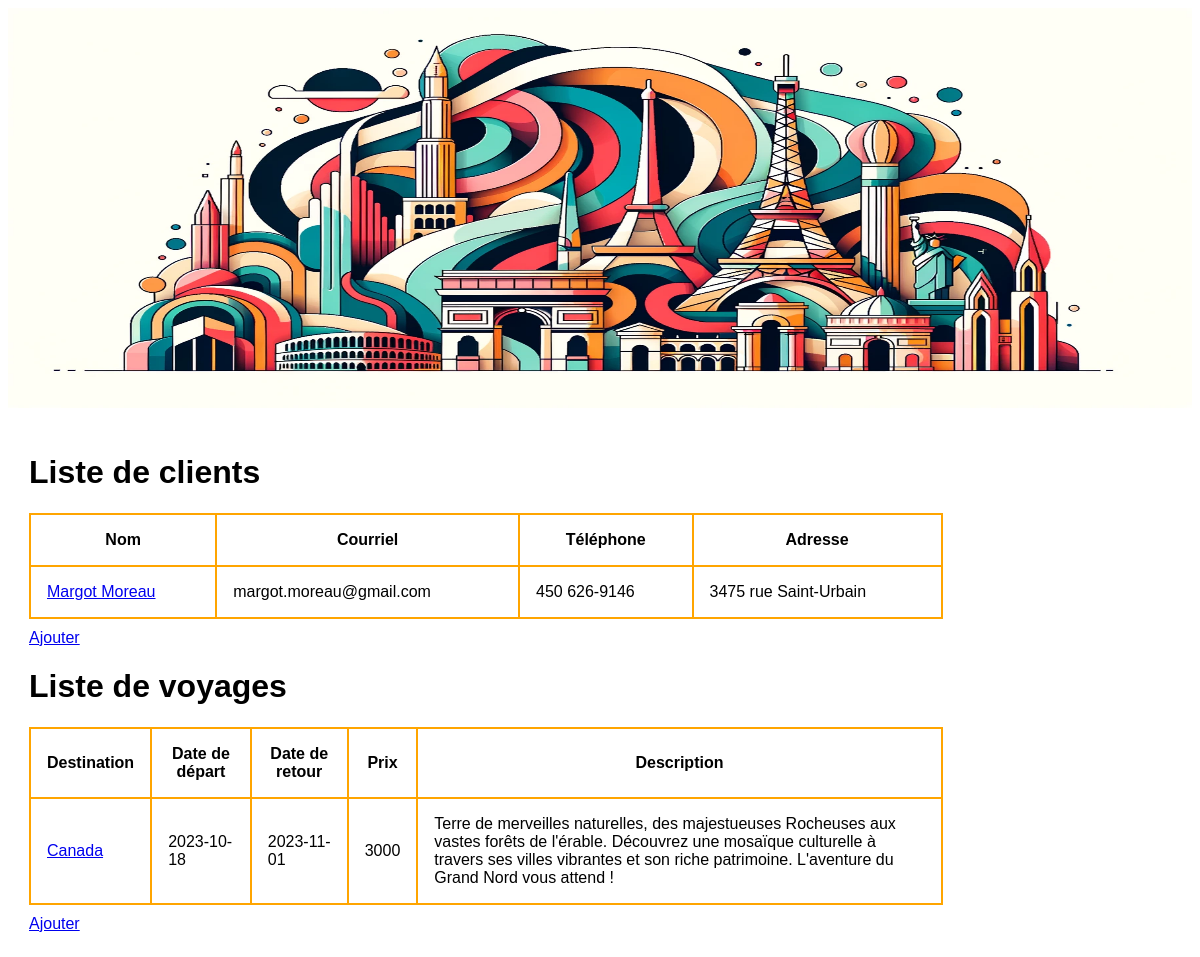
/PHP/index.php, run on the app's committed database.
### tables this page shows
CREATE TABLE `client` (
  `id` int(11) NOT NULL,
  `adresse` varchar(45) NOT NULL
);

CREATE TABLE `personne` (
  `id` int(11) NOT NULL,
  `nom` varchar(45) NOT NULL,
  `courriel` varchar(45) NOT NULL,
  `telephone` varchar(20) DEFAULT NULL
);

CREATE TABLE `voyage` (
  `id` int(11) NOT NULL,
  `destination` varchar(45) NOT NULL,
  `date_depart` date NOT NULL,
  `date_retour` date NOT NULL,
  `prix` double NOT NULL,
  `description` text NOT NULL
);

### PHP/classe/CRUD.php (called while the page is built, shortened)
<?php
class CRUD extends PDO {
    public function select($table, $field='id', $order='ASC'){
        $sql="SELECT * FROM $table ORDER BY $field $order";
        $stmt = $this->query($sql);
        return $stmt->fetchAll();
    }
    public function selectJoin($table1, $table2, $on, $field='id', $order='ASC'){
        $sql="SELECT * FROM $table1 INNER JOIN $table2 ON $table1.$on = $table2.$on ORDER BY $table1.$field $order";
        $stmt = $this->query($sql);
        return $stmt->fetchAll();
    }
}
?>

### PHP/index.php (the view, shortened to what this page needs)
<?php
require_once("classe/CRUD.php");
$crud = new CRUD;
$clients = $crud->selectJoin('client', 'personne', 'id');
$voyages = $crud->select('voyage', 'id');
?>
<!DOCTYPE html>
<html lang="en">
<head>
    <link rel="stylesheet" type="text/css" href="./css/styles.css">
</head>
<body>
    <header>
        <img src="./img/banniere.png" alt="agence voyages">
    </header>
    <main>
        <h1>Liste de clients</h1>
        <table>
            <tr>
                <th>Nom</th>
                <th>Courriel</th>
                <th>Téléphone</th>
                <th>Adresse</th>
            </tr>
            <?php
            foreach($clients as $client){
            ?>
                <tr>
                    <td><a href="client-show.php?id=<?= $client['id']?>"><?= $client['nom']?></a></td>
                    <td><?= $client['courriel']?></td>
                    <td><?= $client['telephone']?></td>
                    <td><?= $client['adresse']?></td>
                </tr>
            <?php
            }
            ?>
        </table>
        <a href="./client-create.php">Ajouter</a>
        <h1>Liste de voyages</h1>
        <table>
            <tr>
                <th>Destination</th>
                <th>Date de départ</th>
                <th>Date de retour</th>
                <th>Prix</th>
                <th>Description</th>
            </tr>
            <?php
            foreach($voyages as $voyage){
            ?>
                <tr>
                    <td><a href="voyage-show.php?id=<?= $voyage['id']?>"><?= $voyage['destination']?></a></td>
                    <td><?= $voyage['date_depart']?></td>
                    <td><?= $voyage['date_retour']?></td>
                    <td><?= $voyage['prix']?></td>
                    <td><?= $voyage['description']?></td>
                </tr>
            <?php
            }
            ?>
        </table>
        <a href="./voyage-create.php">Ajouter</a>
    </main>
</body>
</html>

### PHP/css/styles.css (style rules this page uses)
body { font-family: Arial, Helvetica, sans-serif; }
main { margin: 5px; }
table { border-collapse: collapse; width: 80%; }
th, td { border: 2px solid orange; }
main, th, td { padding: 1rem; }
table, a, input, label { margin-bottom: 10px; }
img { width: 100%; height: 400px; }

### data on the page
client: id.nom "Margot Moreau", id.courriel "margot.moreau@gmail.com", id.telephone "450 626-9146", adresse "3475 rue Saint-Urbain"
voyage: destination "Canada", date_depart "2023-10-18", date_retour "2023-11-01", prix "3000", description "Terre de merveilles naturelles, des majestueuses Rocheuses aux vastes forêts de l'érable. Découvrez une mosaïque culturelle à travers ses villes vibrantes et son riche patrimoine. L'aventure du Grand Nord vous attend !"
